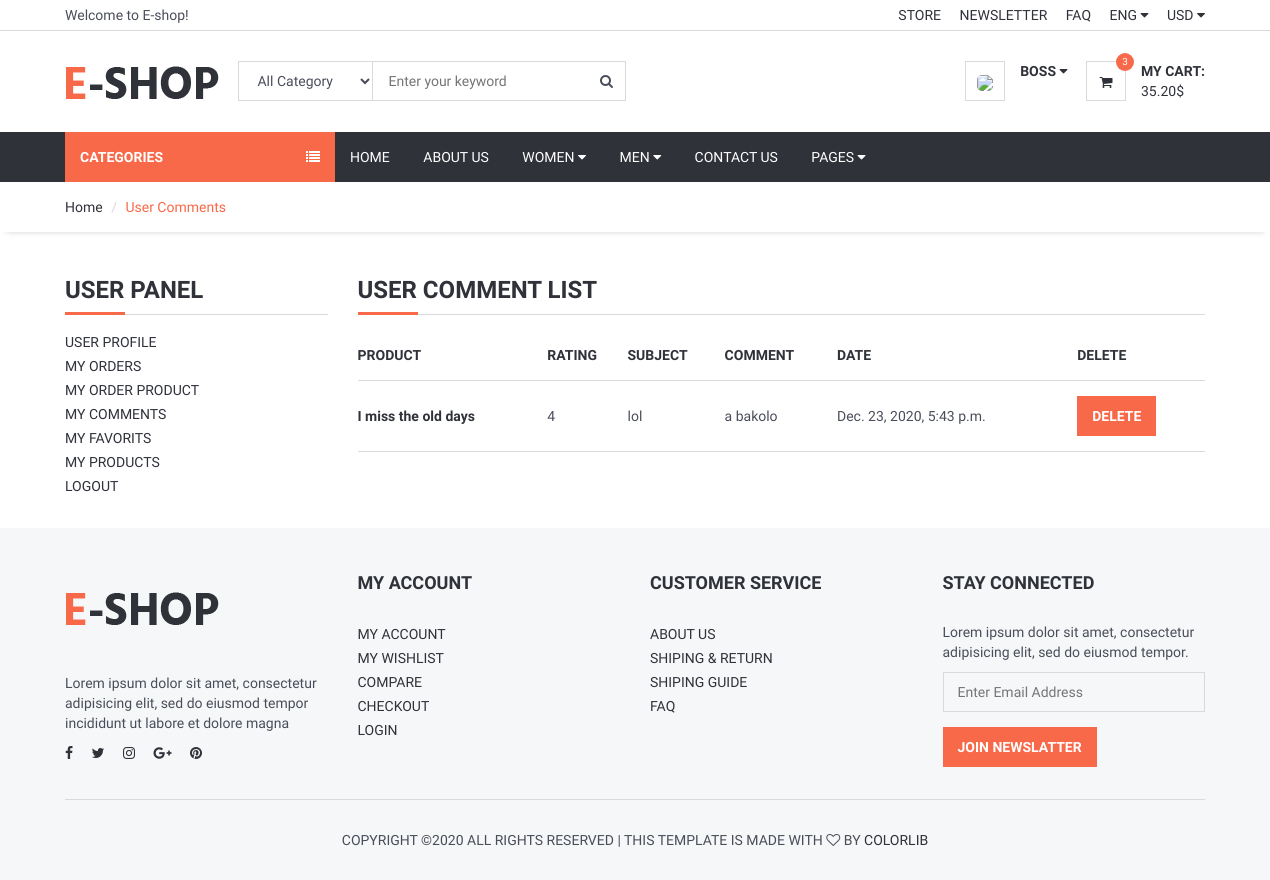
The page /user/comments/ (signed in) on the database as committed earlier.
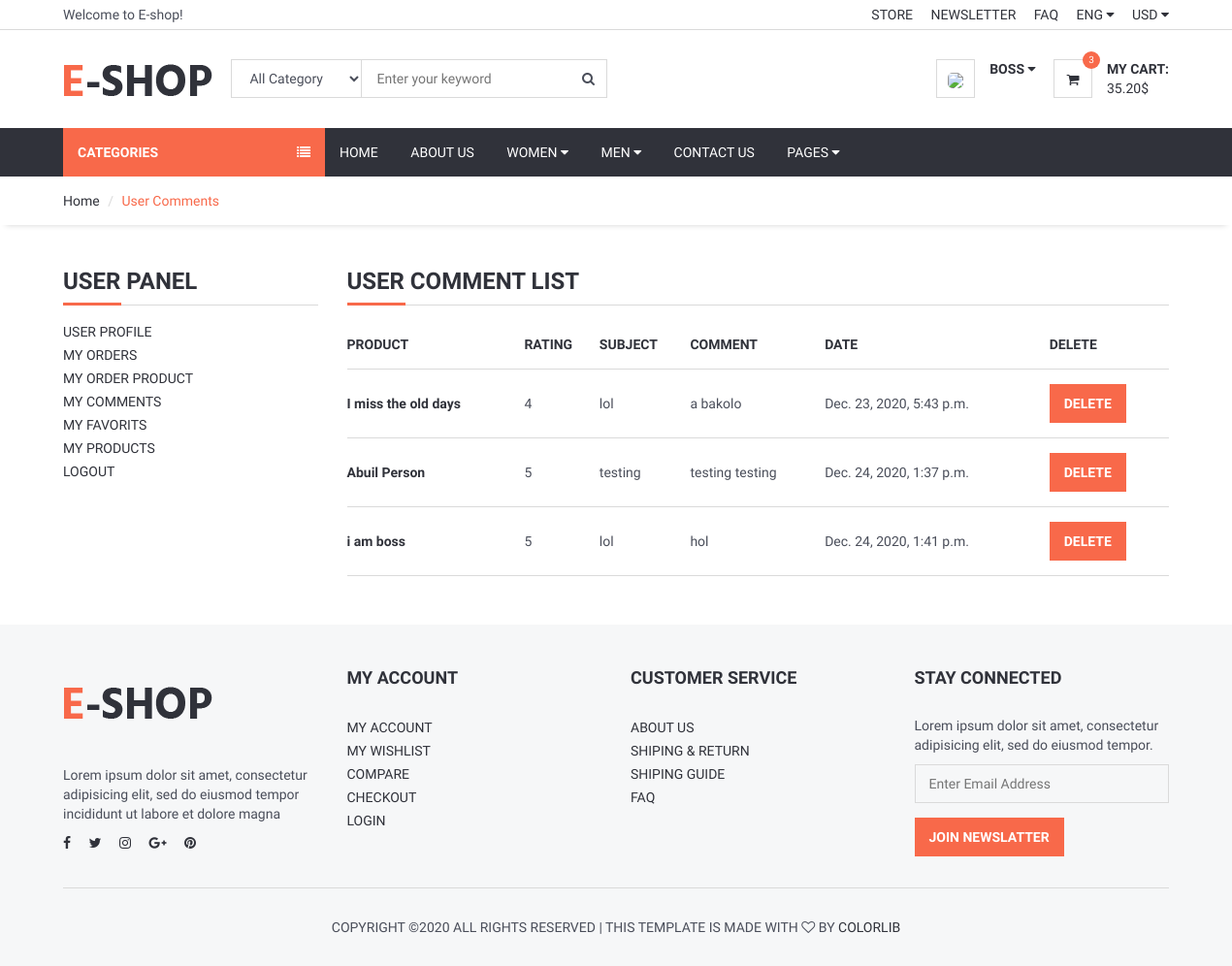
The same page on the database as committed later.
### product/models.py (models this page shows, shortened)
class Comment(models.Model):
    STATUS = (
        ('True', 'True'),
        ('False', 'False'),
    )
    product = models.ForeignKey(Product, on_delete=models.CASCADE)
    user = models.ForeignKey(User, on_delete=models.CASCADE)
    subject = models.CharField(max_length=50, blank=True)
    comment = models.TextField(blank=True)
    rate = models.IntegerField(default=1)
    ip = models.CharField(max_length=50, blank=True)
    status = models.CharField(max_length=50, choices=STATUS, default='True')
    create_at = models.DateTimeField(auto_now_add=True)
    update_at = models.DateTimeField(auto_now=True)

class Product(models.Model):
    STATUS = (
        ('True', 'True'),
        ('False', 'False'),
    )
    VARIANTS = (
        ('None', 'None'),
        ('Size', 'Size'),
        ('Color', 'Color'),
        ('Size-Color', 'Size-Color'),
    )
    title = models.CharField(max_length=150)
    keywords = models.CharField(max_length=200)
    category = models.ForeignKey(Category , on_delete=models.CASCADE)
    description = models.TextField()
    image = models.ImageField(upload_to='product_image/')
    price = models.DecimalField(max_digits=12, decimal_places=2)
    amount = models.IntegerField()
    minamount=models.IntegerField()
    variant = models.CharField(max_length=10, choices=VARIANTS, default='None')
    detail = RichTextUploadingField()
    slug = models.SlugField(null=False, unique=True)
    status = models.CharField(max_length=5,choices=STATUS)
    create_at = models.DateTimeField(auto_now_add=True)
    update_at = models.DateTimeField(auto_now=True)
    def image_tag(self):
        return mark_safe('<img src="{}" height="50"/>'.format(self.image.url))
    image_tag.short_description = 'Image'

### user/views.py (the view)
# urls.py: path('comments/', user_comments, name='user_comments'),
@login_required
def user_comments(request):
    category = Category.objects.all()
    current_user = request.user
    comments = Comment.objects.filter(user_id=current_user.id)
    context = {'category': category, 'comments': comments}
    return render(request, 'user_comments.html', context)

### user/templates/user_comments.html (shortened to what this page needs)
{% extends 'homebase.html' %}
{% block sidebar %} {% include 'sidebar.html' %} {% endblock %}
{% block body %}
	<div id="breadcrumb">
		<div class="container">
			<ul class="breadcrumb">
                <li><a href="{% url 'index' %}">Home</a></li>
                <li class="active">User Comments</li>
			</ul>
		</div>
	</div>
	<div class="section">
		<div class="container">
			<div class="row">
				<div class="col-md-3">
                   {% include "user_panel.html" %}
                </div>
				<div class="col-md-9">
					<div class="order-summary clearfix">
						<div class="section-title">
							<h3 class="title">User Comment List</h3>
						</div>
						<table class="shopping-cart-table table">
							<thead>
								<tr>
                                    <th class="text-left">Product</th>
                                    <th class="text-left">Rating</th>
                                    <th class="text-left">Subject</th>
                                    <th class="text-left">Comment</th>
                                    <th class="text-left">Date</th>
                                    <th class="text-left">Delete</th>
								</tr>
							</thead>
							<tbody>
								{% for user_comment in comments %}
								<tr>
                                    <td class="text-left"><a href="{% url 'product_detail' user_comment.product_id user_comment.product.slug %}">
                                        <strong>{{ user_comment.product.title }}</strong>
                                    </a></td>
                                    <td class="text-left">{{ user_comment.rate }}</td>
									<td class="text-left">{{ user_comment.subject }}</td>
                                    <td class="text-left">{{ user_comment.comment }}</td>
                                    <td class="text-left">{{ user_comment.create_at }}</td>
									<td class="text-left"><a class="primary-btn" href="{% url 'user_delete_comment' user_comment.id %}" onclick="return confirm('Will be Delete ! Are you sure?')"> Delete </a></td>
								</tr>
								{% endfor %}
							</tbody>
						</table>
					</div>
				</div>
			</div>
		</div>
	</div>
{% endblock  %}

Rows that differ between the two databases and show on the page:
added Comment: product "Abuil Person", rate "5", subject "testing", comment "testing testing", create_at "Dec. 24, 2020, 1:37 p.m."
added Comment: product "i am boss", rate "5", subject "lol", comment "hol", create_at "Dec. 24, 2020, 1:41 p.m."
